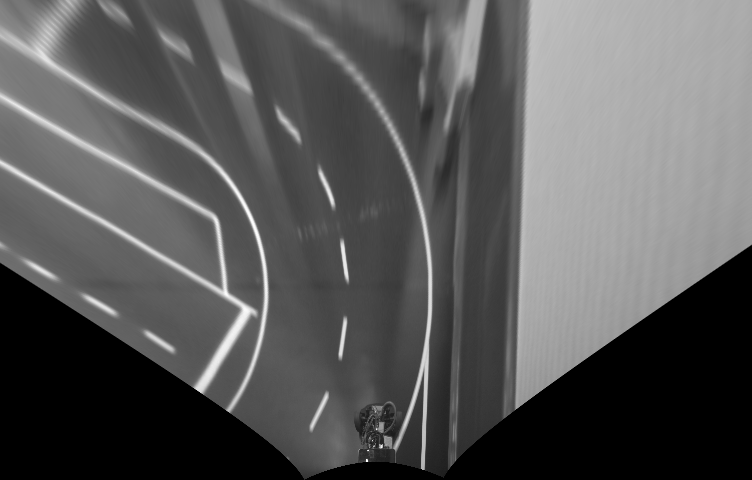
//> input picture cmake-build-debug/footage_collection/malte-smashes-the-walls/pers_59542931.png, 752 x 480 px; its folder holds only this picture in this run
$ ./main   (built with g++ and OpenCV 4)
//> lines starting //> are read from the running program, lines starting //| are printed output that depends on the picture; after the words box and inside, x2 and y2 are one past the last pixel; in counts of white or black regions, pixels touching at a corner belong together
#include <opencv2/opencv.hpp>
#include <opencv2/highgui/highgui.hpp>
#include <opencv2/videoio/videoio.hpp>
#include <opencv2/highgui/highgui.hpp>
#include <opencv2/imgproc/imgproc.hpp>
#include <iostream>
#include <unistd.h>
#include <string>

//using namespace cv;
using namespace std;

#ifdef WIN32
#define OS_SEP '\\'
#else
#define OS_SEP '/'
#endif

#define PI 3.14159265359


cv::Mat cutOutUnnecessaryParts(cv::Mat img){
    /// <summary>draws a contour into the areas not captured by the camera (left and right bottom corner) in order to
    /// get rid of edges detected by the canny algorithm</summary>
    /// <param name="img">Image in which contour is to be drawn</param>
    /// <returns>adapted Image</returns>
    int height = int(img.rows);
    int width = int(img.cols);
    vector<cv::Point> trimaskRightCorner;
    trimaskRightCorner.push_back(cv::Point(width/2 +50, height));
    trimaskRightCorner.push_back(cv::Point(width, 0));
    trimaskRightCorner.push_back(cv::Point(width, height));


    vector<cv::Point> trimaskLeftCorner;
    trimaskLeftCorner.push_back(cv::Point(width/2 -50, height));
    trimaskLeftCorner.push_back(cv::Point(0, height/2 -30));
    trimaskLeftCorner.push_back(cv::Point(0, height));

    vector<vector< cv::Point> > contours;
    contours.push_back(trimaskRightCorner);
    contours.push_back(trimaskLeftCorner);
    cv::Mat result = img.clone();
    drawContours(result, contours, -1, (0,255,0), cv::FILLED);
    return result;
}


cv::Mat canny(cv::Mat img, int lower= 50, int upper = 120){
    /// <summary>applies the canny edge algorithm to the given image</summary>
    /// <param name="img">image in which edges are to be detected</param>
    /// <param name="lower">lower threshold of canny edge detection</param>
    /// <param name="upper">upper threshold of canny edge detection</param>
    /// <returns>Image containing detected edges</returns>
    cv::Mat output;
    Canny(img, output, lower, upper);
    return output;
}

// DO EXPERIMENTAION!!
cv::Mat smoothe(cv::Mat image, int kernelSize=15){
    /// <summary>applies gaussian blur to given image</summary>
    /// <param name="img">image to which gaussian blur is to be applied</param>
    /// <param name="kernelSize">lower threshold of canny edge detection</param>
    /// <returns>blurred image</returns>
    cv::Mat smoothedImage;
    cv::GaussianBlur(image, smoothedImage, cv::Size(kernelSize, kernelSize), 0);
    return  smoothedImage;
}


vector<cv::Vec4i> houghLines(cv::Mat img, int rho=1, int theta=PI/180, int threshold=30, int minLineLength=20, int maxLineGap=10) {
    /// <summary>applies the hough line detection to image</summary>
    /// <param name="img">image in which lines are to be detected</param>
    ///for other params see. https://docs.opencv.org/2.4/modules/imgproc/doc/feature_detection.html?highlight=houghlines
    /// <returns>Image containing detected lines</returns>
    vector<cv::Vec4i> lines;
    HoughLinesP(img, lines, rho, PI/180, threshold, minLineLength, maxLineGap);
    return lines;
}


// [139 lines left out: functions findIntersection, angle, euclideanDist, getDistance4p, mergeLines, belongTogether, not called in this run]


vector<cv::Vec4i> sortLinePoints(vector<cv::Vec4i> lineSegments){
    /// <summary>sort line fragments into (PointOrigin, PointDestination) form</summary>
    vector<cv::Vec4i> lineSegmentsSortedPoints = vector<cv::Vec4i>(lineSegments);

    auto it = lineSegmentsSortedPoints.begin();
    int size = lineSegmentsSortedPoints.size();
    int l = 0;
    while (l < size) {
        cv::Vec4i line1 = *it;
        cv::Point l1o, l1d;
        //coordinate system origin at top
        //determine origin an destination points
        if (line1[1] > line1[3]){
            l1o = cv::Point(line1[0], line1[1]);
            l1d = cv::Point(line1[2], line1[3]);
        }
        else{
            l1o = cv::Point(line1[2], line1[3]);
            l1d = cv::Point(line1[0], line1[1]);
        }
        it = lineSegmentsSortedPoints.erase(it);
        lineSegmentsSortedPoints.push_back(cv::Vec4i(l1o.x, l1o.y, l1d.x, l1d.y));
        l++;
    }
    return lineSegmentsSortedPoints;
}


struct comparator { //comparator struct for ordering lines on y axis
    // expects first two values of line to be the origin point of line
    bool operator() (cv::Vec4i line1, cv::Vec4i line2) { return (line1[1] >= line2[1]);}
} comp;


struct comparator2 { //comparator struct for ordering lines on y axis
    // expects first two values of line to be the origin point of line
    bool operator() (cv::Vec4i line1, cv::Vec4i line2) { return (line1[3] >= line2[3]);}
} comp2;


struct Line { //represents a line composed by line segments
    std::vector<cv::Vec4i> segs; //line segments
    Line(cv::Vec4i line){ segs.push_back(line);}
    const cv::Vec4i &getEnd() const { *segs.rbegin(); }
};


vector<Line> groupLineSegments(vector<cv::Vec4i> lineSegments){
    /// <summary>groups line-segments into lines</summary>
    vector<Line> groupedLines;
    for (cv::Vec4i seg : lineSegments) {
        bool added = false;
        for (Line &line : groupedLines) {
            if (belongTogether(line.getEnd(), seg)) {
                line.segs.push_back(seg);
                added = true;
                break;
                // break to next *segment*, a segment can only be added to one line.
            }
        }
        // reaching here means we didn't make attach the segment; start a new line.
        if (not added){
            groupedLines.push_back(Line(seg));
        }
    }
    return groupedLines;
}


// [96 lines left out: functions drawLineFragments, drawLanes, drawColouredLines, classifyLaneLines, not called in this run]


std::string getcwd_string( void ) {
    char buff[PATH_MAX];
    getcwd( buff, PATH_MAX );
    std::string cwd( buff );
    return cwd;
}


// [7 lines left out: function calculateNewEndLineSegment, not called in this run]


int main() {
    //get all images
    vector<cv::String> fn;
    string folderName = "malte-smashes-the-walls";
    string folderName2 = "footage_collection";
    string fpath = getcwd_string() + OS_SEP + folderName2 + OS_SEP + folderName +  OS_SEP + "*.png";

    cv::glob(fpath, fn, false);
    if (fn.empty()){
        cout << "Could not find images" << endl;
    }
    size_t count = fn.size();
    vector<cv::Vec4i> rightLaneLineSegments, leftLaneLineSegments;
    // iterate through all found images
    for (size_t i = 0; i < count; i++) {
        cout << fn[i] << endl;
        cv::Mat frame = imread(fn[i], cv::IMREAD_GRAYSCALE);
//> frame is the input picture: 480 rows x 752 cols, CV_8UC1; min 0, max 255, mean 88.9

        cv::Mat smoothed = smoothe(frame);
//> in smoothe, `cv::GaussianBlur(image, smoothedImage, cv::Size(kernelSize, kernelSize..`:
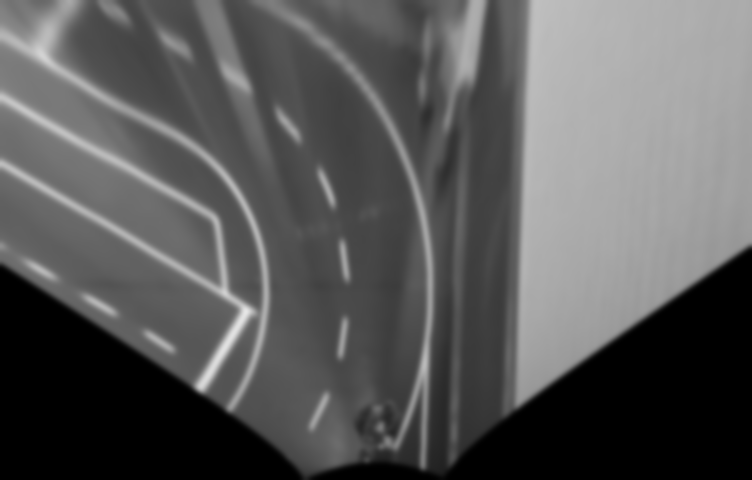
//> smoothedImage: 480 rows x 752 cols, CV_8UC1; min 0, max 230, mean 88.9

        cv::Mat cannyimg  = canny(smoothed);
//> in canny, `Canny(img, output, lower, upper);`:
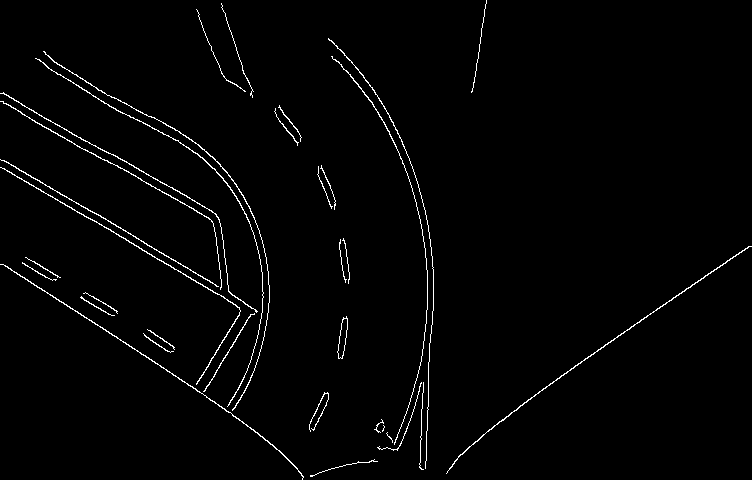
//> output: 480 rows x 752 cols, CV_8UC1; 1.7% white in thin lines or dots


        cv::Mat cut = cutOutUnnecessaryParts(cannyimg);
//> in cutOutUnnecessaryParts, `drawContours(result, contours, -1, (0,255,0), cv::FILLED);`:
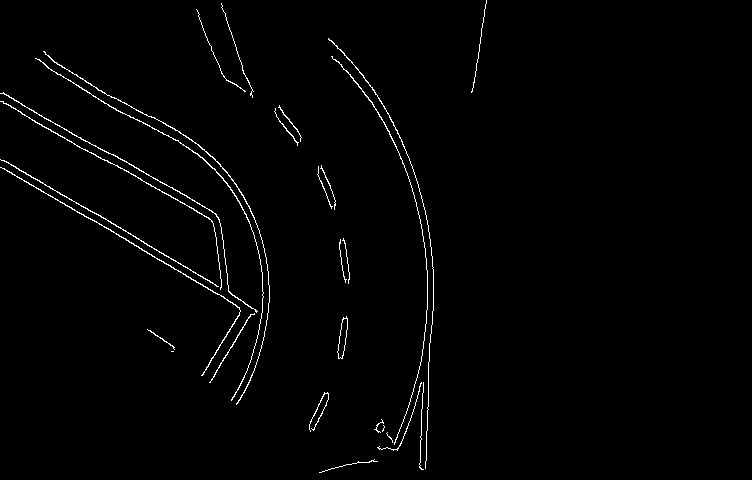
//> result: 480 rows x 752 cols, CV_8UC1; 1.4% white in thin lines or dots, all inside (x1, y1, x2, y2) = (0, 0, 487, 473)

        vector<cv::Vec4i> lineSegments = houghLines(cut);
//> in houghLines, `HoughLinesP(img, lines, rho, PI/180, threshold, minLineLength, maxLine..`: lines = 74 lines (x1, y1, x2, y2), first 8: [1, 93, 194, 200], [22, 114, 110, 163], [96, 221, 239, 307], [0, 159, 190, 269], [428, 394, 430, 334], [420, 468, 423, 382], [168, 135, 203, 158], [91, 85, 151, 117]
//> lineSegments = 74 items, first 8: [1, 93, 194, 200], [22, 114, 110, 163], [96, 221, 239, 307], [0, 159, 190, 269], [428, 394, 430, 334], [420, 468, 423, 382], [168, 135, 203, 158], [91, 85, 151, 117]

        vector<cv::Vec4i> lineSegmentsSortedPoints = sortLinePoints(lineSegments);
//> in sortLinePoints, `vector<cv::Vec4i> lineSegmentsSortedPoints = vector<cv::Vec4i>(lineSeg..`: lineSegmentsSortedPoints has the same summary as lineSegments outside sortLinePoints
//> in sortLinePoints, `int size = lineSegmentsSortedPoints.size();`: size = 74
//> the loop in sortLinePoints, `while (l < size)` made 74 passes
//> (l1o, l1d) on passes 5, 6, 10, 11, 18, 20, 26, 28: (Point(428, 394), Point(430, 334)), (Point(420, 468), Point(423, 382)), (Point(421, 361), Point(427, 303)), (Point(201, 375), Point(245, 303)), (Point(473, 87), Point(486, 0)), (Point(216, 370), Point(254, 309)), (Point(426, 460), Point(428, 395)), (Point(406, 413), Point(420, 363))
//> after the loop in sortLinePoints, `while (l < size)`: lineSegmentsSortedPoints = 74 items, first 8: [194, 200, 1, 93], [110, 163, 22, 114], [239, 307, 96, 221], [190, 269, 0, 159], [428, 394, 430, 334], [420, 468, 423, 382], [203, 158, 168, 135], [151, 117, 91, 85]; l = 74

        //sort line segments based on y axis
        std::sort(lineSegmentsSortedPoints.begin(), lineSegmentsSortedPoints.end(), comp);
//> lineSegmentsSortedPoints = 74 items, first 8: [319, 472, 346, 464], [420, 468, 423, 382], [426, 460, 428, 395], [403, 438, 421, 383], [313, 430, 328, 399], [309, 426, 324, 392], [406, 413, 420, 363], [428, 394, 430, 334]


        //group into lines
//> (the run ends here: the program stops with an error, at `bool added = false;`)

$ run again, on cmake-build-debug/footage_collection/malte-smashes-the-walls/pers_59543605.png
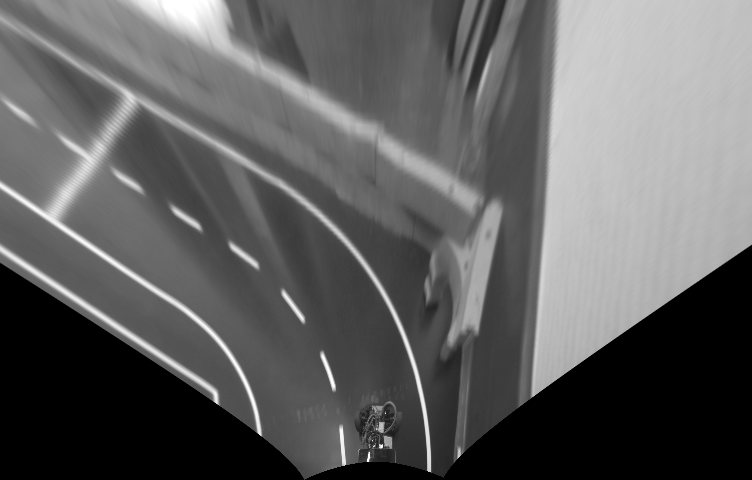
//> input picture cmake-build-debug/footage_collection/malte-smashes-the-walls/pers_59543605.png, 752 x 480 px
//> frame is the input picture: 480 rows x 752 cols, CV_8UC1; min 0, max 255, mean 96.3
//> in canny, `Canny(img, output, lower, upper);`:
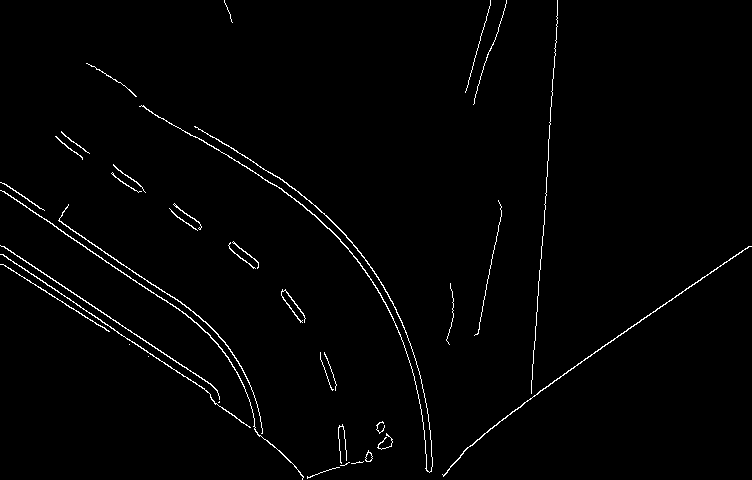
//> output: 480 rows x 752 cols, CV_8UC1; 1.5% white in thin lines or dots
//> in cutOutUnnecessaryParts, `drawContours(result, contours, -1, (0,255,0), cv::FILLED);`:
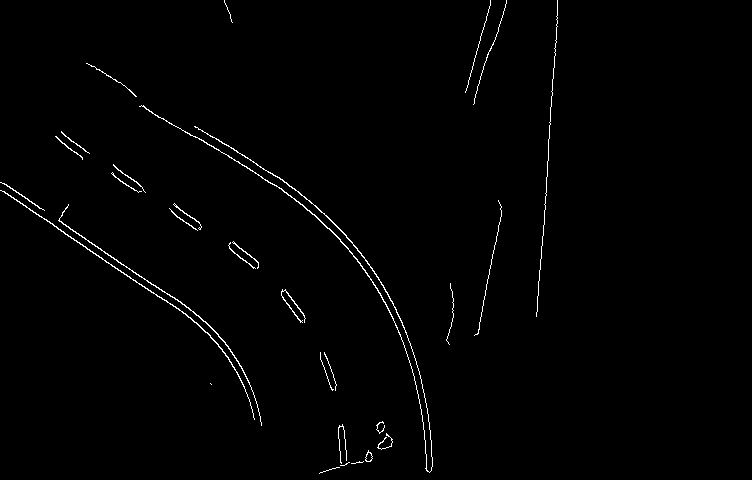
//> result: 480 rows x 752 cols, CV_8UC1; 1% white in thin lines or dots, all inside (x1, y1, x2, y2) = (0, 0, 558, 474)
//> lines = 52 lines (x1, y1, x2, y2), first 8: [1, 190, 192, 319], [546, 181, 557, 10], [58, 220, 199, 316], [477, 334, 501, 210], [201, 139, 286, 192], [536, 312, 546, 188], [380, 293, 400, 334], [145, 108, 190, 135]
//> lineSegments = 52 items, first 8: [1, 190, 192, 319], [546, 181, 557, 10], [58, 220, 199, 316], [477, 334, 501, 210], [201, 139, 286, 192], [536, 312, 546, 188], [380, 293, 400, 334], [145, 108, 190, 135]
//> in sortLinePoints, `vector<cv::Vec4i> lineSegmentsSortedPoints = vector<cv::Vec4i>(lineSeg..`: lineSegmentsSortedPoints has the same summary as lineSegments outside sortLinePoints
//> size = 52
//> the loop in sortLinePoints, `while (l < size)` made 52 passes
//> (l1o, l1d) on passes 2, 4, 6, 11, 19, 36, 52: (Point(546, 181), Point(557, 10)), (Point(477, 334), Point(501, 210)), (Point(536, 312), Point(546, 188)), (Point(465, 92), Point(490, 4)), (Point(477, 86), Point(504, 10)), (Point(473, 104), Point(488, 52)), (Point(366, 455), Point(391, 445))
//> `vector<cv::Vec4i> lineSegmentsSortedPoints = sortLinePoints(lineSegmen..`: lineSegmentsSortedPoints = 52 items, first 8: [192, 319, 1, 190], [546, 181, 557, 10], [199, 316, 58, 220], [477, 334, 501, 210], [286, 192, 201, 139], [536, 312, 546, 188], [400, 334, 380, 293], [190, 135, 145, 108]
//> `std::sort(lineSegmentsSortedPoints.begin(), lineSegmentsSortedPoints.e..`: lineSegmentsSortedPoints = 52 items, first 8: [426, 470, 424, 431], [432, 466, 429, 422], [341, 465, 338, 428], [346, 464, 343, 426], [366, 455, 391, 445], [424, 430, 416, 385], [428, 416, 415, 358], [252, 409, 241, 380]

$ run again, on cmake-build-debug/footage_collection/malte-smashes-the-walls/pers_59543805.png
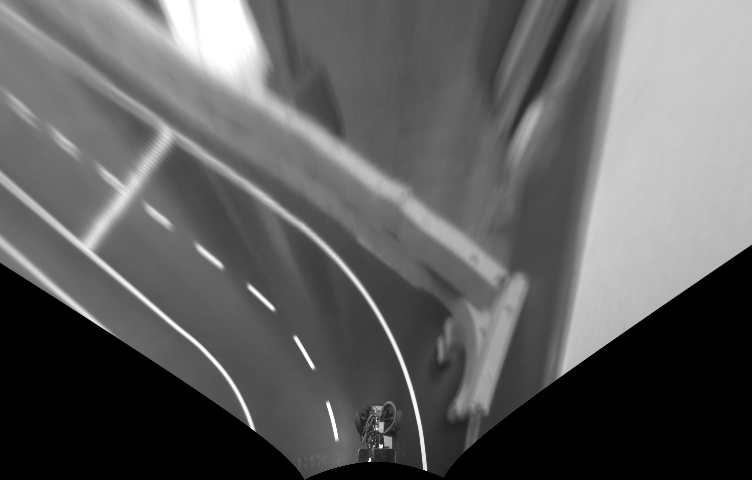
//> input picture cmake-build-debug/footage_collection/malte-smashes-the-walls/pers_59543805.png, 752 x 480 px
//> frame is the input picture: 480 rows x 752 cols, CV_8UC1; min 0, max 255, mean 95.6
//> in canny, `Canny(img, output, lower, upper);`:
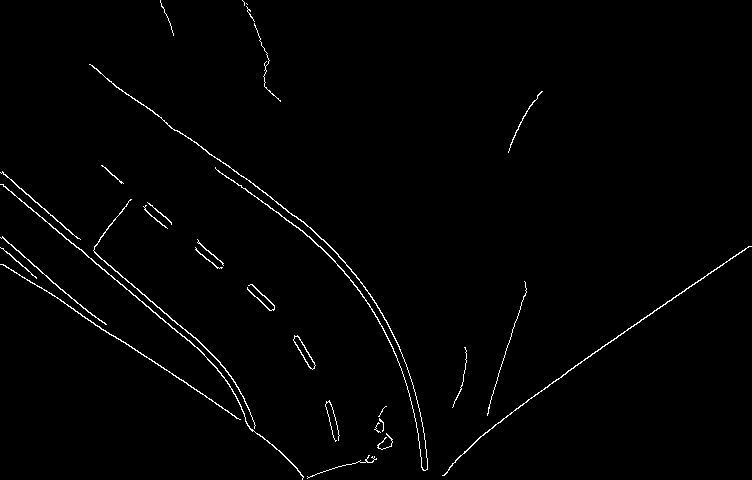
//> output: 480 rows x 752 cols, CV_8UC1; 1.3% white in thin lines or dots
//> in cutOutUnnecessaryParts, `drawContours(result, contours, -1, (0,255,0), cv::FILLED);`:
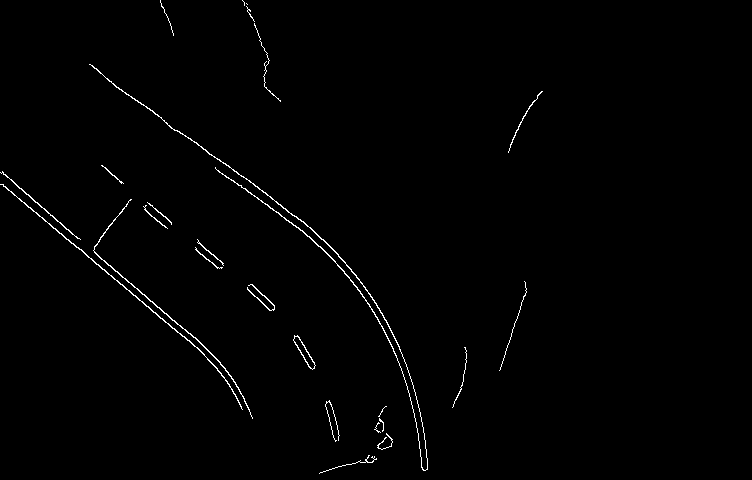
//> result: 480 rows x 752 cols, CV_8UC1; 0.9% white in thin lines or dots, all inside (x1, y1, x2, y2) = (0, 0, 543, 474)
//> lines = 45 lines (x1, y1, x2, y2), first 8: [2, 184, 204, 354], [94, 251, 215, 357], [107, 79, 217, 159], [94, 252, 172, 320], [182, 133, 280, 204], [215, 168, 310, 237], [147, 202, 170, 221], [195, 249, 218, 267]
//> lineSegments = 45 items, first 8: [2, 184, 204, 354], [94, 251, 215, 357], [107, 79, 217, 159], [94, 252, 172, 320], [182, 133, 280, 204], [215, 168, 310, 237], [147, 202, 170, 221], [195, 249, 218, 267]
//> in sortLinePoints, `vector<cv::Vec4i> lineSegmentsSortedPoints = vector<cv::Vec4i>(lineSeg..`: lineSegmentsSortedPoints has the same summary as lineSegments outside sortLinePoints
//> size = 45
//> the loop in sortLinePoints, `while (l < size)` made 45 passes
//> (l1o, l1d) on passes 18, 23, 25, 29, 34: (Point(499, 370), Point(526, 291)), (Point(509, 148), Point(530, 105)), (Point(99, 239), Point(131, 199)), (Point(345, 465), Point(374, 457)), (Point(319, 473), Point(374, 456))
//> `vector<cv::Vec4i> lineSegmentsSortedPoints = sortLinePoints(lineSegmen..`: lineSegmentsSortedPoints = 45 items, first 8: [204, 354, 2, 184], [215, 357, 94, 251], [217, 159, 107, 79], [172, 320, 94, 252], [280, 204, 182, 133], [310, 237, 215, 168], [170, 221, 147, 202], [218, 267, 195, 249]
//> `std::sort(lineSegmentsSortedPoints.begin(), lineSegmentsSortedPoints.e..`: lineSegmentsSortedPoints = 45 items, first 8: [319, 473, 374, 456], [423, 470, 413, 409], [345, 465, 374, 457], [333, 437, 326, 401], [424, 435, 412, 382], [418, 435, 403, 374], [249, 409, 229, 374], [409, 393, 393, 348]
